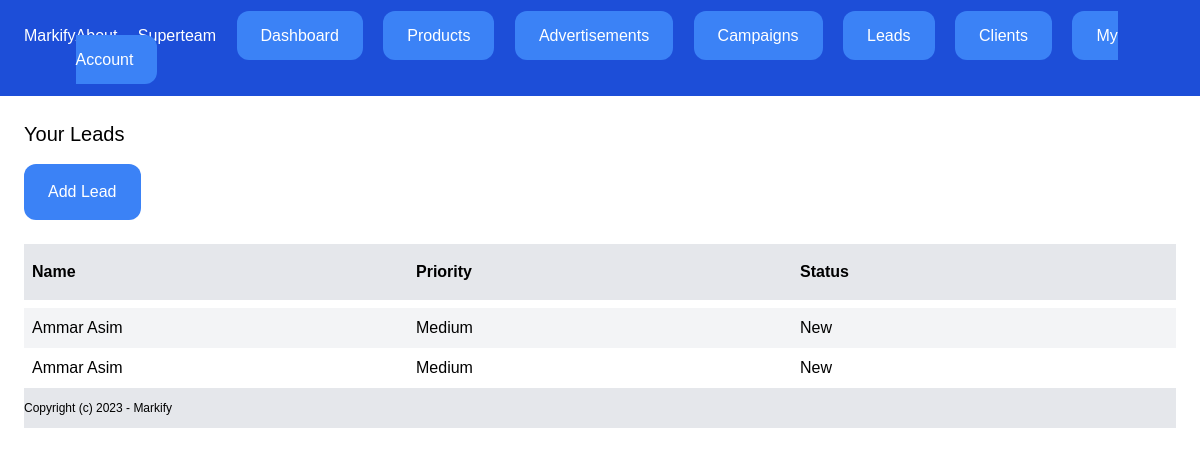
Screenshot of /dashboard/leads/ (signed in) with the database file from the repository.
### team/models.py (models this page shows, shortened)
class Team(models.Model):
    name = models.CharField(max_length=100)
    plan = models.ForeignKey(Plan, related_name='teams', blank=True, null=True, on_delete=models.CASCADE)
    members = models.ManyToManyField(User, related_name='teams')
    created_by = models.ForeignKey(User, related_name='created_teams', on_delete=models.CASCADE)
    created_at = models.DateTimeField(auto_now_add=True)
    modified_by = models.DateTimeField(auto_now=True)
    class Meta:
        ordering = ('name',)

### lead/models.py (models this page shows, shortened)
class Lead(models.Model):
    LOW = 'low'
    MEDIUM = 'medium'
    HIGH = 'high'
    CHOICES_PRIORITY = (
        (LOW, 'Low'),
        (MEDIUM, 'Medium'),
        (HIGH, 'High'),
    )
    NEW ='new'
    CONTACTED = 'contacted'
    WON = 'won'
    LOST = 'lost'
    CHOICES_STATUS = (
        (NEW, 'New'),
        (CONTACTED, "Contacted"),
        (WON, "Won"),
        (LOST, "Lost"),
    )
    team = models.ForeignKey(Team, related_name='leads', on_delete=models.CASCADE)
    name = models.CharField(max_length=255)
    email = models.EmailField()
    description = models.TextField(blank=True, null=True)
    priority = models.CharField(max_length=10, choices=CHOICES_PRIORITY, default=MEDIUM)
    status = models.CharField(max_length=10, choices=CHOICES_STATUS, default=NEW)
    converted_to_client = models.BooleanField(default=False)
    created_by = models.ForeignKey(User, related_name='leads', on_delete=models.CASCADE)
    created_at = models.DateTimeField(auto_now_add=True)
    modified_at = models.DateTimeField(auto_now=True)
    class Meta:
        ordering = ('name',)

### lead/views.py (the view)
# urls.py: path('', views.LeadListView.as_view(), name='list'),
class LeadListView(ListView):
    model = Lead
    def get_queryset(self):
        query_set = super(LeadListView,self).get_queryset()
        return query_set.filter(created_by=self.request.user, converted_to_client=False)
    @method_decorator(login_required)
    def dispatch(self, *args, **kwargs):
        return super().dispatch(*args, **kwargs)

### campaigns/context_processors.py (called while the page is built)
def campaign_expired(request):
    campaigns = Campaign.objects.all()
    for campaign in campaigns:
        if campaign.end_date < timezone.now().date():
            campaign.active = False
            campaign.save()
    return {'campaigns': campaigns}

### team/context_processors.py (called while the page is built)
def active_team(request):
    if request.user.is_authenticated:
        if request.user.userprofile.active_team:
            team = request.user.userprofile.active_team
        else:
            team = Team.objects.filter(created_by=request.user)[0]
    else:
        team = None
    return {'active_team': team}

### lead/templates/lead/lead_list.html (shortened to what this page needs)
{%extends "core/base.html"%}
{%block content%}
    <div class='py-6 px-6'>
        <h1 class='text-xl mb-4'>Your Leads</h1>
        <a href='{%url "leads:add" %}' class='text-white inline-block py-4 px-6 bg-blue-500 rounded-xl'>Add Lead</a>
        {%if object_list%}
            <div class='flex justify-between mt-6 mb-2'>
                <p class='py-4 px-2 bg-gray-200 font-semibold w-full'>Name</p>
                <p class='py-4 px-2 bg-gray-200 font-semibold w-full'>Priority</p>
                <p class='py-4 px-2 bg-gray-200 font-semibold w-full'>Status</p>
            </div>
            {%for lead in object_list%}
                <div class='flex justify-between'>
                        <p class='py-2 px-2 w-full {% cycle "bg-gray-100" "" %}'>
                            <a href = '{%url "leads:detail" lead.id %}'>{{lead.name}}</a>
                        </p>
                        <p class='py-2 px-2 w-full {% cycle "bg-gray-100" "" %}'> {{lead.get_priority_display}}</p>
                        <p class='py-2 px-2 w-full {% cycle "bg-gray-100" "" %}'> {{lead.get_status_display}}</p>
                </div>
            {% endfor %}
        {%else%}
        <p class='mb-4 mt-4 px-2 w-full {% cycle "bg-gray-100" "" %}'>There are no leads in the database yet.......</p>
        {%endif%}
{%endblock%}

### core/templates/core/partials/nav.html (shortened to what this page needs)
<nav class='py-6 flex justify-between bg-blue-700 px-6'>
    <a href='/' class='text-white'>Markify</a>
    <div class="space-x-4">
      <a href="{% url 'about' %}" class='text-white'>About</a>
      {%if request.user.is_authenticated%}
      <a href="{%url 'teams:detail' active_team.id %}" class='text-white text'>{{active_team.name}}</a>
      <a href='{%url "dashboard" %}' class='text-white py-4 px-6 bg-blue-500 rounded-xl'>Dashboard</a>
      <a href='{%url "products:list" %}' class='text-white py-4 px-6 bg-blue-500 rounded-xl'>Products</a>
      <a href='{%url "ads:list" %}' class='text-white py-4 px-6 bg-blue-500 rounded-xl'>Advertisements</a>
      <a href='{%url "campaigns:list" %}' class='text-white py-4 px-6 bg-blue-500 rounded-xl'>Campaigns</a>
      <a href='{%url "leads:list" %}' class='text-white py-4 px-6 bg-blue-500 rounded-xl'>Leads</a>
      <a href='{%url "clients:list" %}' class='text-white py-4 px-6 bg-blue-500 rounded-xl'>Clients</a>
      <a href='{%url "userprofile:myaccount" %}' class='text-white py-4 px-6 bg-blue-500 rounded-xl'>My Account</a>
      {% endif %}
    </div>
  </nav>

### rows the page displays
Team: name "Superteam"
Lead: name "Ammar Asim", priority "Medium", status "New"
Lead: name "Ammar Asim", priority "Medium", status "New"
